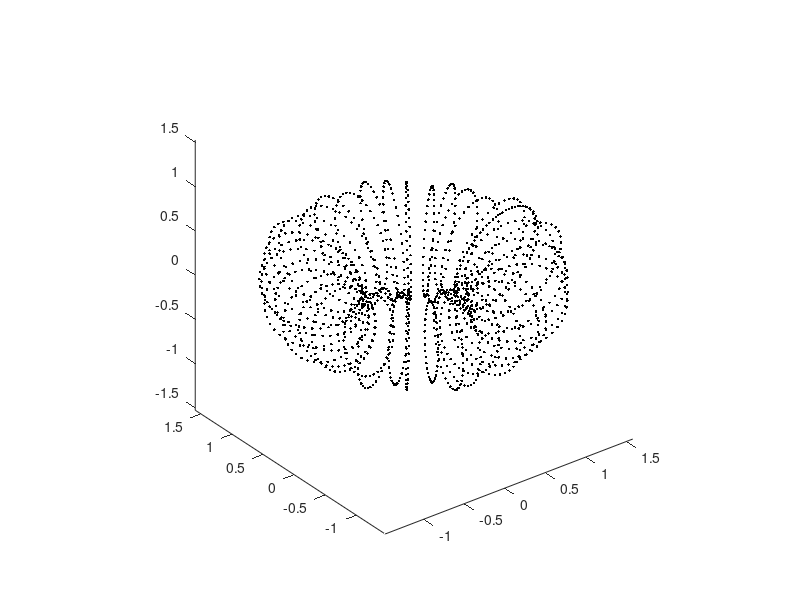

Source code (MATLAB): (Note: this script raises an error after producing the figure.)
% Stephanie Klumpe
% Problem 2b

clear
close all
clc

R = 1;
r = 0.5;

[theta,phi] = meshgrid(linspace(0,2*pi,40));
% theta = (0:0.1:2*pi)';
% phi = (0:0.1:2*pi)';

x = (R + r.*cos(theta)).*cos(phi)+0.1*rand(length(phi),1);
y = (R + r.*cos(theta)).*sin(phi)+0.1*rand(length(phi),1);
z = r.*sin(theta+0.5*rand(length(phi),1));


plot3(x,y,z,'k.')
axis equal

print('-dpng', 'problem2bcloud.png')

xzero = [x y z];

N = length(theta);

xzero = [xzero(end,:); xzero; xzero(1,:)];

normal = zeros(N,3*N);

for j = 2:N+1

    data = xzero(j-1:j+1,:);
    normal(j-1,:) = bestfitnormal(data);

end

xzero([1,N+2],:) = [];
alpha = 0.2;

xplus = xzero+alpha*normal;
xminus = xzero-alpha*normal;

figure
plot3(xzero(:,1:40),xzero(:,41:80),xzero(:,81:120),'ro')
hold on
plot3(xplus(:,1:40),xplus(:,41:80),xplus(:,81:120),'b*')
plot3(xminus(:,1:40),xminus(:,41:80),xminus(:,81:120),'gd')

print('-dpng','problem2bnorm.png')

eps = 2;
% rho = @(r) exp(-eps*r.^2);
rho = @(r) 1./sqrt(1+eps^2*r.^2);

M = 3*N;
RHS = [zeros(N,1);alpha*ones(N,1);-alpha*ones(N,1)];

A = zeros(M);

Xbig = [xzero;xplus;xminus];

for j = 1:M
    for k = 1:M

        A(j,k) = rho(norm(Xbig(j,:)-Xbig(k,:)));

    end
end

C = A\RHS;

[Xplot,Yplot,Zplot] = meshgrid(-1:0.1:1,-1:0.1:1,-1:0.1:1);

Tplot = zeros(size(Xplot));
Dist = zeros(M,1);

for j =1:size(Xplot,1)
    for k = 1:size(Yplot,1)
        for l = 1:size(Zplot,1)

            Tplot(j,k,l) = FunctInterp([Xplot(j,k,l);Yplot(j,k,l);Zplot(j,k,l)],C,Xbig,rho);

        end
    end
end

%surf(Xplot,Yplot,Zplot,Tplot)

X=reshape(Tplot,[],3);
figure
plot3(X(:,1),X(:,2),X(:,3),'bo')



function out = bestfitnormal(data)

    [M, ~]=size(data);

    Const = ones(M,1); % Vector of the constant term in the RHS
    out = Const\data; % Find the coefficients

end

function Fout = FunctInterp(Xin,C,Xbig,rho)

    M = size(Xbig,1);
    Dist = zeros(M,1);

    for s = 1:M
        Dist(s) = norm(Xin-Xbig(s,:));
    end

    Fout = C'*rho(Dist);

end
